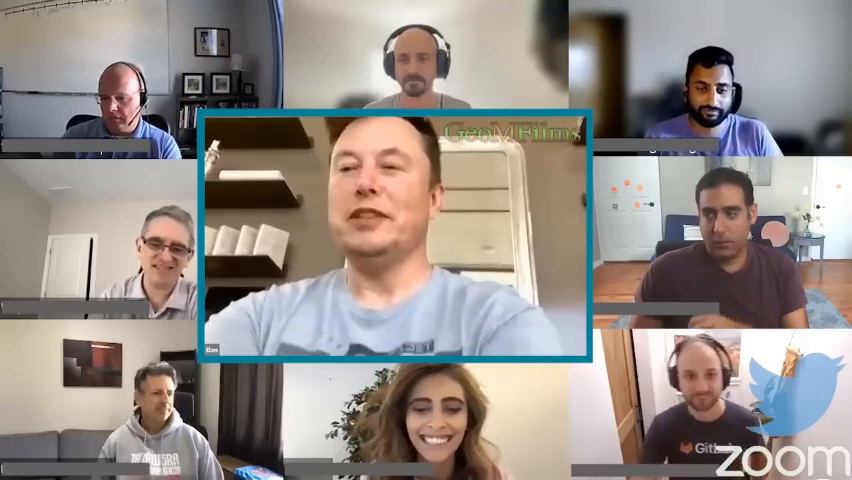
#> input picture frame 27 of face1/fc.mp4, 852 x 480 px, given in place of video2.mp4, which was not available
$ python videocrop1.py
#> lines starting #> are read from the running program, lines starting #| are printed output that depends on the picture; after the words box and inside, x2 and y2 are one past the last pixel; in counts of white or black regions, pixels touching at a corner belong together; pictures that were not available may be replaced by others from this repository, and a replacement may not be noted
import cv2
import os

new_path = 'I:/ProjectX/face'

def save(img, name, bbox, width=180, height=227):
    x, y, w, h = bbox
    imgCrop = img[y:h, x:w]
    imgCrop = cv2.resize(imgCrop, (width, height))
    cv2.imwrite(name + ".jpg", imgCrop)

def face_detection_in_video(video_path):
    # Open the video capture
#> called with video_path = 'I:/ProjectX/face/video2.mp4'
    cap = cv2.VideoCapture(video_path)

    # Load the pre-trained face detection model from OpenCV
    face_cascade = cv2.CascadeClassifier(cv2.data.haarcascades + 'haarcascade_frontalface_default.xml')
    print("test")
    # Create the folder if it doesn't exist
    if not os.path.exists(new_path):
        os.makedirs(new_path)

    while True:
        ret, frame = cap.read()
#> frame is the input picture: shape (480, 852, 3); mean B, G, R 136.6, 141.7, 149.7

        gray = cv2.cvtColor(frame, cv2.COLOR_BGR2GRAY)
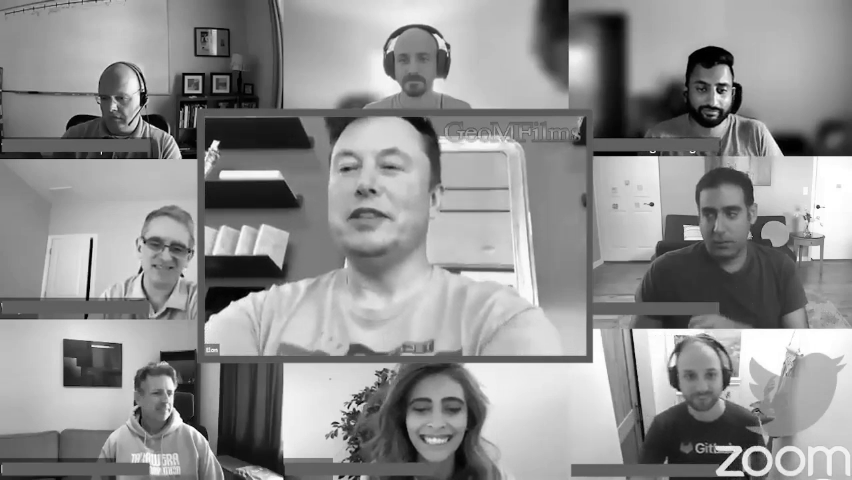
#> gray: shape (480, 852); min 0, max 255, mean 143.5

        # Detect faces in the current frame
        faces = face_cascade.detectMultiScale(gray, scaleFactor=1.3, minNeighbors=5)
#> faces = [[386, 38, 55, 55], [682, 65, 59, 59], [134, 222, 66, 66], [670, 351, 62, 62], [396, 377, 79, 79], [305, 112, 134, 134]]
        print(faces)
#| [[386  38  55  55]
#|  [682  65  59  59]
#|  [134 222  66  66]
#|  [670 351  62  62]
#|  [396 377  79  79]
#|  [305 112 134 134]]
        for counter, (x, y, w, h) in enumerate(faces):
            print(counter)
            cv2.rectangle(frame, (x, y), (x + w, y + h), (220, 255, 220), 1)
            save(gray, os.path.join(new_path, str(counter)), (x, y, x + w, y + h))
#> this loop made 6 passes
#| 0
#| 1
#| 2
#| 3
#| 4
#| 5
#> pass 1, in save, `imgCrop = cv2.resize(imgCrop, (width, height))`:
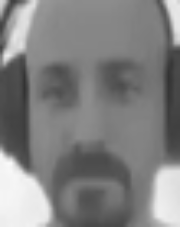
#> imgCrop: shape (227, 180); min 50, max 250, mean 129.2
#> pass 2, in save (call 2), `imgCrop = cv2.resize(imgCrop, (width, height))`:
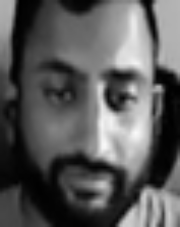
#> imgCrop: shape (227, 180); min 0, max 249, mean 89.7
#> after the loop:
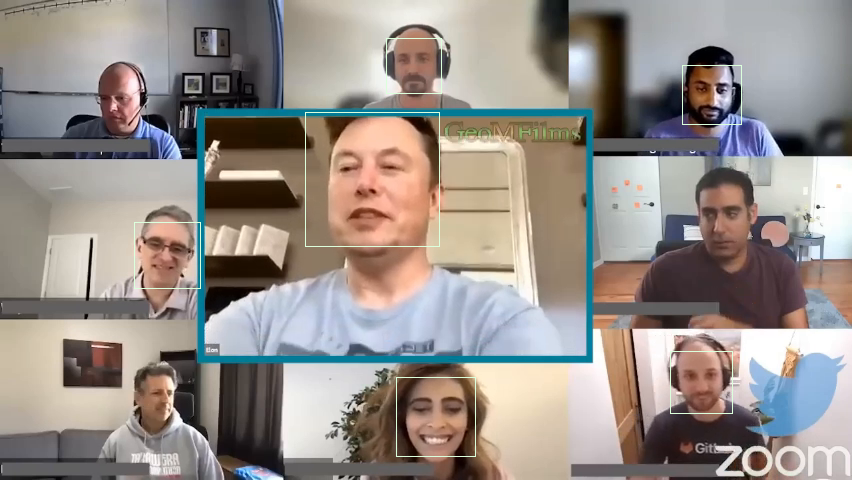
#> frame: shape (480, 852, 3); 0.45% of pixels changed, all inside (x1, y1, x2, y2) = (134, 38, 742, 457)

        for counter, (x, y, w, h) in enumerate(faces):
            cv2.rectangle(frame, (x, y), (x + w, y + h), (220, 255, 220), 1)
            save(frame, os.path.join(new_path, str(counter)), (x, y, x + w, y + h))
#> this loop made 6 passes
#> pass 1, in save (call 7), `imgCrop = img[y:h, x:w]`:
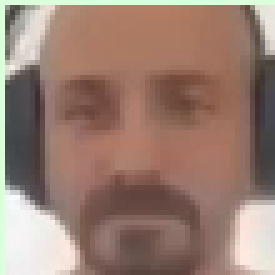
#> imgCrop: shape (55, 55, 3) (shown 5 times larger); mean B, G, R 114, 125.7, 153.7
#> pass 1, in save (call 7), `imgCrop = cv2.resize(imgCrop, (width, height))`:
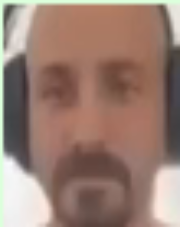
#> imgCrop: shape (227, 180, 3); mean B, G, R 113.9, 125.6, 153.6
#> pass 2, in save (call 8), `imgCrop = cv2.resize(imgCrop, (width, height))`:
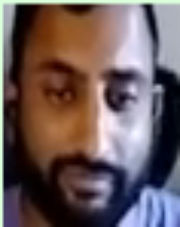
#> imgCrop: shape (227, 180, 3); mean B, G, R 90.8, 90.2, 107.3

        cv2.imshow('Video', frame)

        if cv2.waitKey(1) & 0xFF == ord('q'):
#> (key q is pressed here)
            break

    cap.release()
    cv2.destroyAllWindows()
video_path = 'I:/ProjectX/face/video2.mp4'  # Replace with the path to your video file
face_detection_in_video(video_path)

$ run again, starting later in the video
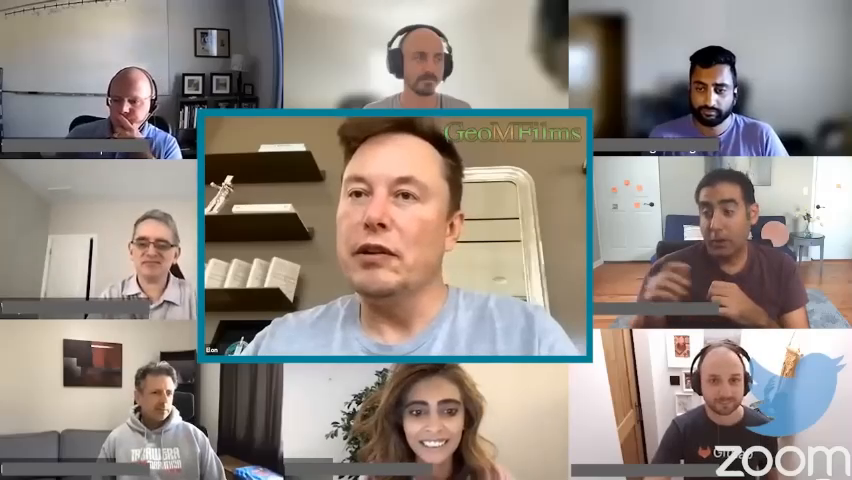
#> input picture frame 220 of face1/fc.mp4, 852 x 480 px, given in place of video2.mp4, which was not available
#> in face_detection_in_video, frame is the input picture: shape (480, 852, 3); mean B, G, R 133.1, 139.8, 148.4
#> faces = [[682, 66, 57, 57], [126, 223, 53, 53], [695, 358, 58, 58], [393, 380, 80, 80], [314, 139, 133, 133]]
#| [[682  66  57  57]
#|  [126 223  53  53]
#|  [695 358  58  58]
#|  [393 380  80  80]
#|  [314 139 133 133]]
#> the loop in face_detection_in_video, `for counter, (x, y, w, h) in enumerate(faces):` made 5 passes
#> (printed output is left out)
#> after the loop in face_detection_in_video, `for counter, (x, y, w, h) in enumerate(faces):`:
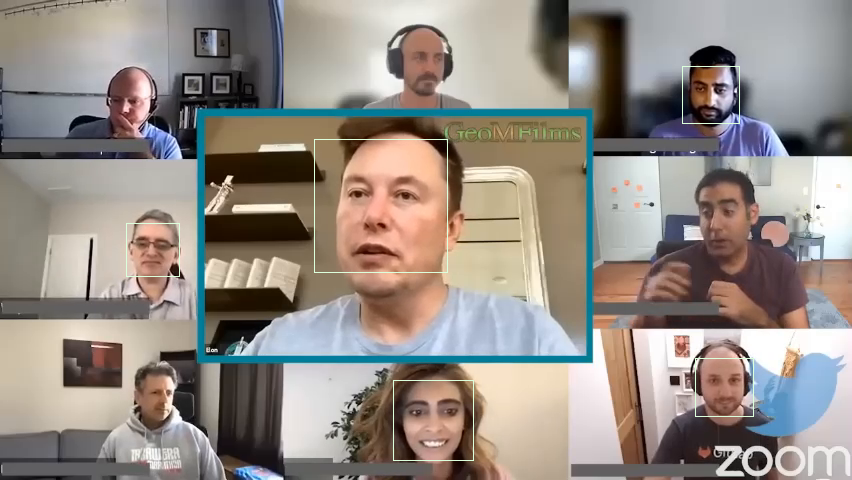
#> frame: shape (480, 852, 3); 0.37% of pixels changed, all inside (x1, y1, x2, y2) = (126, 66, 754, 461)
#> the loop in face_detection_in_video, `for counter, (x, y, w, h) in enumerate(faces):` made 5 passes
#> pass 2, in save (call 7), `imgCrop = cv2.resize(imgCrop, (width, height))`:
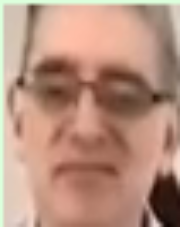
#> imgCrop: shape (227, 180, 3); mean B, G, R 125.6, 143.8, 183.6
